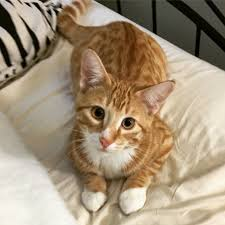
#> input picture Recognition_BusinessCard/lec2_findContour/cat.jpeg, 225 x 225 px
$ jupyter execute 'findContour 1.ipynb'   (older library calls are emulated)
#> lines starting #> are read from the running program, lines starting #| are printed output that depends on the picture; after the words box and inside, x2 and y2 are one past the last pixel; in counts of white or black regions, pixels touching at a corner belong together
[cell 1]
import numpy as np
import cv2
from matplotlib import pyplot as plt

def contour():
    imgFile = './cat.jpeg'
    img = cv2.imread(imgFile)
#> img is the input picture: shape (225, 225, 3); mean B, G, R 121.6, 145.5, 163.1
    imgGray = cv2.cvtColor(img, cv2.COLOR_BGR2GRAY) # 이미지의 색공간 변환, RGB=BGR -> GRAY
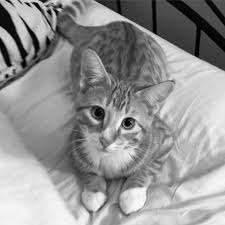
#> imgGray: shape (225, 225); min 0, max 254, mean 148.1

    edge = cv2.Canny(imgGray, 200, 300) #grayfile, min_val, max_val
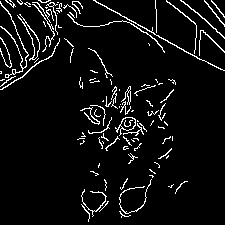
#> edge: shape (225, 225); 6% white in thin lines or dots
    #min_val : 해당 값보다 낮으면 edge가 아님
    #max_val : 해당 값보다 크면 edge!
    image,contours,hierarchy = cv2.findContours(edge, cv2.RETR_TREE, cv2.CHAIN_APPROX_SIMPLE)
#> contours = 111 contours, 93 with area under 20; largest, box (x1, y1, x2, y2) and area: (17, 14, 40, 61) 187, (115, 117, 136, 136) 160, (24, 22, 40, 60) 156, (120, 117, 136, 131) 142, (0, 1, 29, 78) 74

    cv2.imshow('edge', edge)
    cv2.drawContours(img, contours, -1, (0, 255, 0), 1)
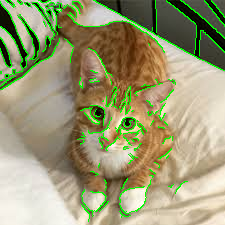
#> img: shape (225, 225, 3); 5.96% of pixels changed, all inside (x1, y1, x2, y2) = (0, 0, 225, 222)
    cv2.imshow('Contour', img)

    cv2.waitKey(0)
    cv2.destroyAllWindows()
    cv2.waitKey(1)

if __name__ == '__main__':
    contour()
